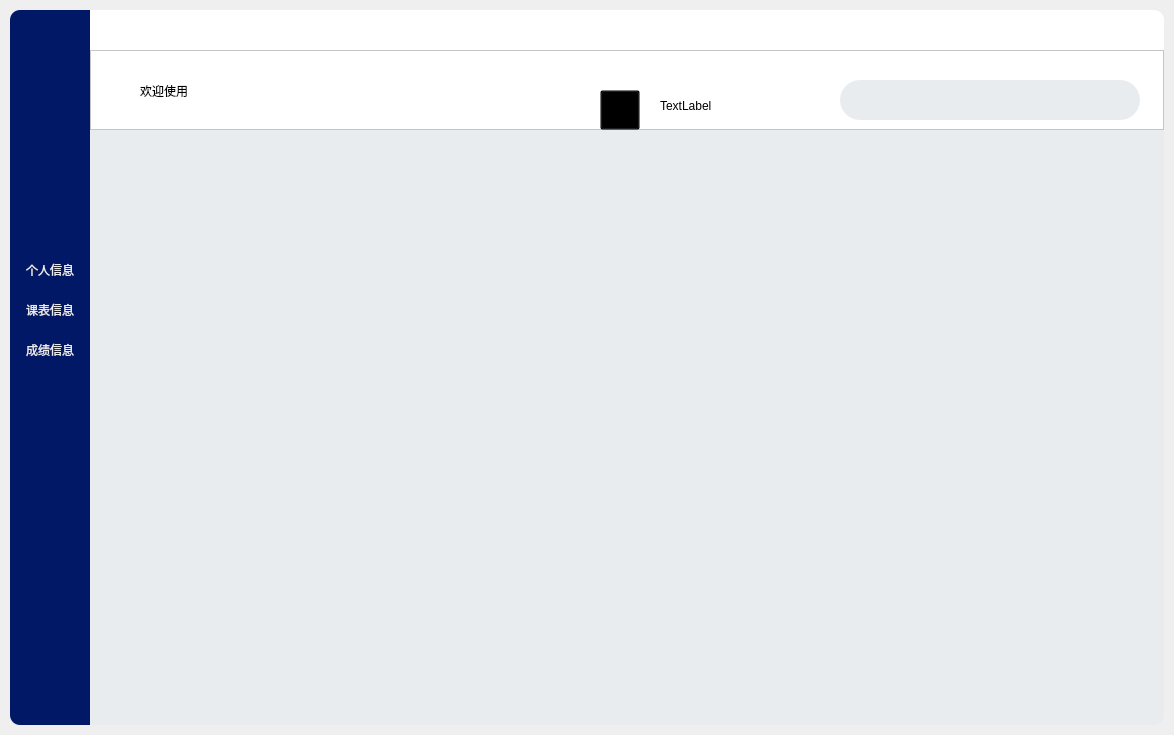
<?xml version="1.0" encoding="UTF-8"?>
<ui version="4.0">
 <class>Form</class>
 <widget class="QWidget" name="Form">
  <property name="geometry">
   <rect>
    <x>0</x>
    <y>0</y>
    <width>1174</width>
    <height>735</height>
   </rect>
  </property>
  <property name="sizePolicy">
   <sizepolicy hsizetype="Fixed" vsizetype="Fixed">
    <horstretch>0</horstretch>
    <verstretch>0</verstretch>
   </sizepolicy>
  </property>
  <property name="windowTitle">
   <string>Form</string>
  </property>
  <widget class="QFrame" name="leftFream">
   <property name="geometry">
    <rect>
     <x>10</x>
     <y>10</y>
     <width>80</width>
     <height>715</height>
    </rect>
   </property>
   <property name="sizePolicy">
    <sizepolicy hsizetype="Fixed" vsizetype="Fixed">
     <horstretch>0</horstretch>
     <verstretch>0</verstretch>
    </sizepolicy>
   </property>
   <property name="styleSheet">
    <string notr="true">background-color: rgb(0, 24, 102);
border-top-left-radius:10px;
border-bottom-left-radius:10px;</string>
   </property>
   <property name="frameShape">
    <enum>QFrame::StyledPanel</enum>
   </property>
   <property name="frameShadow">
    <enum>QFrame::Raised</enum>
   </property>
   <widget class="QLabel" name="headLable">
    <property name="geometry">
     <rect>
      <x>0</x>
      <y>40</y>
      <width>80</width>
      <height>80</height>
     </rect>
    </property>
    <property name="sizePolicy">
     <sizepolicy hsizetype="Fixed" vsizetype="Fixed">
      <horstretch>0</horstretch>
      <verstretch>0</verstretch>
     </sizepolicy>
    </property>
    <property name="text">
     <string/>
    </property>
   </widget>
   <widget class="QPushButton" name="leftButton1">
    <property name="geometry">
     <rect>
      <x>0</x>
      <y>240</y>
      <width>80</width>
      <height>40</height>
     </rect>
    </property>
    <property name="styleSheet">
     <string notr="true">color: rgb(233,236,239);
font: 12pt &quot;微软雅黑&quot;;</string>
    </property>
    <property name="text">
     <string>个人信息</string>
    </property>
   </widget>
   <widget class="QPushButton" name="leftButton2">
    <property name="geometry">
     <rect>
      <x>0</x>
      <y>280</y>
      <width>80</width>
      <height>40</height>
     </rect>
    </property>
    <property name="sizePolicy">
     <sizepolicy hsizetype="Fixed" vsizetype="Fixed">
      <horstretch>0</horstretch>
      <verstretch>0</verstretch>
     </sizepolicy>
    </property>
    <property name="styleSheet">
     <string notr="true">color: rgb(233,236,239);
font: 12pt &quot;微软雅黑&quot;;</string>
    </property>
    <property name="text">
     <string>课表信息</string>
    </property>
   </widget>
   <widget class="QPushButton" name="leftButton3">
    <property name="geometry">
     <rect>
      <x>0</x>
      <y>320</y>
      <width>80</width>
      <height>40</height>
     </rect>
    </property>
    <property name="sizePolicy">
     <sizepolicy hsizetype="Fixed" vsizetype="Fixed">
      <horstretch>0</horstretch>
      <verstretch>0</verstretch>
     </sizepolicy>
    </property>
    <property name="styleSheet">
     <string notr="true">color: rgb(233,236,239);
font: 12pt &quot;微软雅黑&quot;;</string>
    </property>
    <property name="text">
     <string>成绩信息</string>
    </property>
   </widget>
  </widget>
  <widget class="QFrame" name="topFream">
   <property name="geometry">
    <rect>
     <x>90</x>
     <y>10</y>
     <width>1074</width>
     <height>40</height>
    </rect>
   </property>
   <property name="sizePolicy">
    <sizepolicy hsizetype="Fixed" vsizetype="Fixed">
     <horstretch>0</horstretch>
     <verstretch>0</verstretch>
    </sizepolicy>
   </property>
   <property name="styleSheet">
    <string notr="true">background-color: rgb(255, 255, 255);
border-top-right-radius:10px;
</string>
   </property>
   <property name="frameShape">
    <enum>QFrame::StyledPanel</enum>
   </property>
   <property name="frameShadow">
    <enum>QFrame::Raised</enum>
   </property>
   <widget class="QPushButton" name="lineButton">
    <property name="geometry">
     <rect>
      <x>984</x>
      <y>0</y>
      <width>40</width>
      <height>40</height>
     </rect>
    </property>
    <property name="sizePolicy">
     <sizepolicy hsizetype="Fixed" vsizetype="Fixed">
      <horstretch>0</horstretch>
      <verstretch>0</verstretch>
     </sizepolicy>
    </property>
    <property name="text">
     <string/>
    </property>
   </widget>
   <widget class="QPushButton" name="closeButton">
    <property name="geometry">
     <rect>
      <x>1024</x>
      <y>0</y>
      <width>40</width>
      <height>40</height>
     </rect>
    </property>
    <property name="text">
     <string/>
    </property>
   </widget>
   <zorder>closeButton</zorder>
   <zorder>lineButton</zorder>
  </widget>
  <widget class="QFrame" name="midFream">
   <property name="geometry">
    <rect>
     <x>90</x>
     <y>50</y>
     <width>1074</width>
     <height>80</height>
    </rect>
   </property>
   <property name="sizePolicy">
    <sizepolicy hsizetype="Fixed" vsizetype="Fixed">
     <horstretch>0</horstretch>
     <verstretch>0</verstretch>
    </sizepolicy>
   </property>
   <property name="styleSheet">
    <string notr="true">background-color: rgb(255, 255, 255);
</string>
   </property>
   <property name="frameShape">
    <enum>QFrame::StyledPanel</enum>
   </property>
   <property name="frameShadow">
    <enum>QFrame::Raised</enum>
   </property>
   <widget class="QLabel" name="midlabel">
    <property name="geometry">
     <rect>
      <x>50</x>
      <y>20</y>
      <width>181</width>
      <height>41</height>
     </rect>
    </property>
    <property name="styleSheet">
     <string notr="true">font: 700 25pt &quot;微软雅黑&quot;;</string>
    </property>
    <property name="text">
     <string>欢迎使用</string>
    </property>
   </widget>
   <widget class="QLineEdit" name="lineEdit">
    <property name="geometry">
     <rect>
      <x>750</x>
      <y>30</y>
      <width>300</width>
      <height>40</height>
     </rect>
    </property>
    <property name="sizePolicy">
     <sizepolicy hsizetype="Fixed" vsizetype="Fixed">
      <horstretch>0</horstretch>
      <verstretch>0</verstretch>
     </sizepolicy>
    </property>
    <property name="contextMenuPolicy">
     <enum>Qt::PreventContextMenu</enum>
    </property>
    <property name="styleSheet">
     <string notr="true">background-color: rgb(233, 236, 239);
font: 15pt &quot;微软雅黑&quot;;
border:2px;
border-color: rgb(0,24,102);
border-radius:20px;
</string>
    </property>
    <property name="text">
     <string/>
    </property>
    <property name="maxLength">
     <number>15</number>
    </property>
    <property name="echoMode">
     <enum>QLineEdit::Normal</enum>
    </property>
    <property name="cursorPosition">
     <number>0</number>
    </property>
   </widget>
   <widget class="QPushButton" name="screenButton">
    <property name="geometry">
     <rect>
      <x>510</x>
      <y>40</y>
      <width>40</width>
      <height>40</height>
     </rect>
    </property>
    <property name="sizePolicy">
     <sizepolicy hsizetype="Fixed" vsizetype="Fixed">
      <horstretch>0</horstretch>
      <verstretch>0</verstretch>
     </sizepolicy>
    </property>
    <property name="focusPolicy">
     <enum>Qt::NoFocus</enum>
    </property>
    <property name="styleSheet">
     <string notr="true">background-color: rgba(0, 0, 0, 0);
selection-background-color: rgb(231,244,255);</string>
    </property>
    <property name="text">
     <string/>
    </property>
   </widget>
   <widget class="QLabel" name="label">
    <property name="geometry">
     <rect>
      <x>570</x>
      <y>40</y>
      <width>161</width>
      <height>31</height>
     </rect>
    </property>
    <property name="sizePolicy">
     <sizepolicy hsizetype="Fixed" vsizetype="Fixed">
      <horstretch>0</horstretch>
      <verstretch>0</verstretch>
     </sizepolicy>
    </property>
    <property name="styleSheet">
     <string notr="true">
font: 15pt &quot;幼圆&quot;;</string>
    </property>
    <property name="text">
     <string>TextLabel</string>
    </property>
   </widget>
   <zorder>midlabel</zorder>
   <zorder>lineEdit</zorder>
   <zorder>label</zorder>
   <zorder>screenButton</zorder>
  </widget>
  <widget class="QFrame" name="mainFream">
   <property name="geometry">
    <rect>
     <x>90</x>
     <y>130</y>
     <width>1074</width>
     <height>595</height>
    </rect>
   </property>
   <property name="sizePolicy">
    <sizepolicy hsizetype="Fixed" vsizetype="Fixed">
     <horstretch>0</horstretch>
     <verstretch>0</verstretch>
    </sizepolicy>
   </property>
   <property name="styleSheet">
    <string notr="true">background-color: rgb(233, 236, 239);

border-bottom-right-radius:10px;</string>
   </property>
   <property name="frameShape">
    <enum>QFrame::StyledPanel</enum>
   </property>
   <property name="frameShadow">
    <enum>QFrame::Raised</enum>
   </property>
  </widget>
 </widget>
 <resources/>
 <connections/>
</ui>
